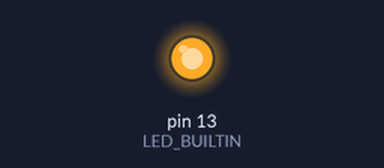
A sketch run on a simulated Arduino Uno, built with avr-gcc and run on an emulated ATmega328P. Shown: output pins drawn as LEDs (lit = HIGH).

Above: at 2.5 s.
At 7.5 s:
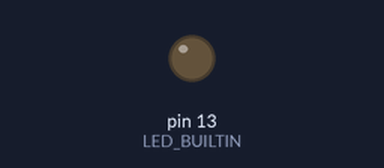
Timing chart, 0 to 15.6 s (numbered marks = the images above):
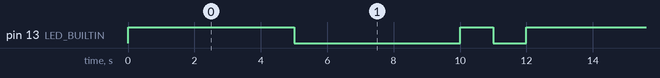

Measured:
- by itself, pin 13 (LED_BUILTIN): repeats every 12.0 s: LOW 5.0 s, HIGH 1.0 s, LOW 1.0 s, HIGH 5.0 s
- by itself, everything shown: repeats every 12.0 s, in 4 steps

The sketch:

led_blink.ino.ino
```cpp
void setup() {
  pinMode(13, OUTPUT);
  pinMode(LED_BUILTIN, OUTPUT);
}
void loop() {
  digitalWrite(13,HIGH);
  delay (5000);
  digitalWrite(13,LOW);
  delay(5000);

  digitalWrite(LED_BUILTIN, HIGH);
  delay(1000);
  digitalWrite(LED_BUILTIN, LOW);
  delay(1000);
}
```
